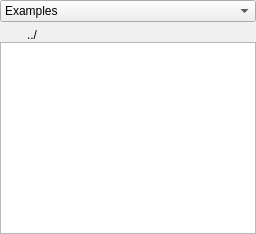
       <widget class="QWidget" name="Files">
        <attribute name="title">
         <string>Files</string>
        </attribute>
        <layout class="QGridLayout" name="gridLayout_14">
         <property name="horizontalSpacing">
          <number>0</number>
         </property>
         <property name="margin">
          <number>0</number>
         </property>
         <item row="1" column="0">
          <layout class="QVBoxLayout" name="verticalLayout_2">
           <property name="spacing">
            <number>0</number>
           </property>
           <item>
            <widget class="QLabel" name="label_pathg">
             <property name="text">
              <string notr="true">../</string>
             </property>
             <property name="margin">
              <number>0</number>
             </property>
             <property name="indent">
              <number>27</number>
             </property>
            </widget>
           </item>
           <item>
            <widget class="QListWidget" name="listWidget_filesg">
             <property name="iconSize">
              <size>
               <width>25</width>
               <height>25</height>
              </size>
             </property>
            </widget>
           </item>
          </layout>
         </item>
         <item row="0" column="0">
          <widget class="QComboBox" name="comboBox_filesg">
           <item>
            <property name="text">
             <string>Examples</string>
            </property>
           </item>
           <item>
            <property name="text">
             <string>Third party libraries</string>
            </property>
           </item>
           <item>
            <property name="text">
             <string>Current file directory</string>
            </property>
           </item>
           <item>
            <property name="text">
             <string>Home</string>
            </property>
           </item>
           <item>
            <property name="text">
             <string>Other...</string>
            </property>
           </item>
          </widget>
         </item>
        </layout>
       </widget>
